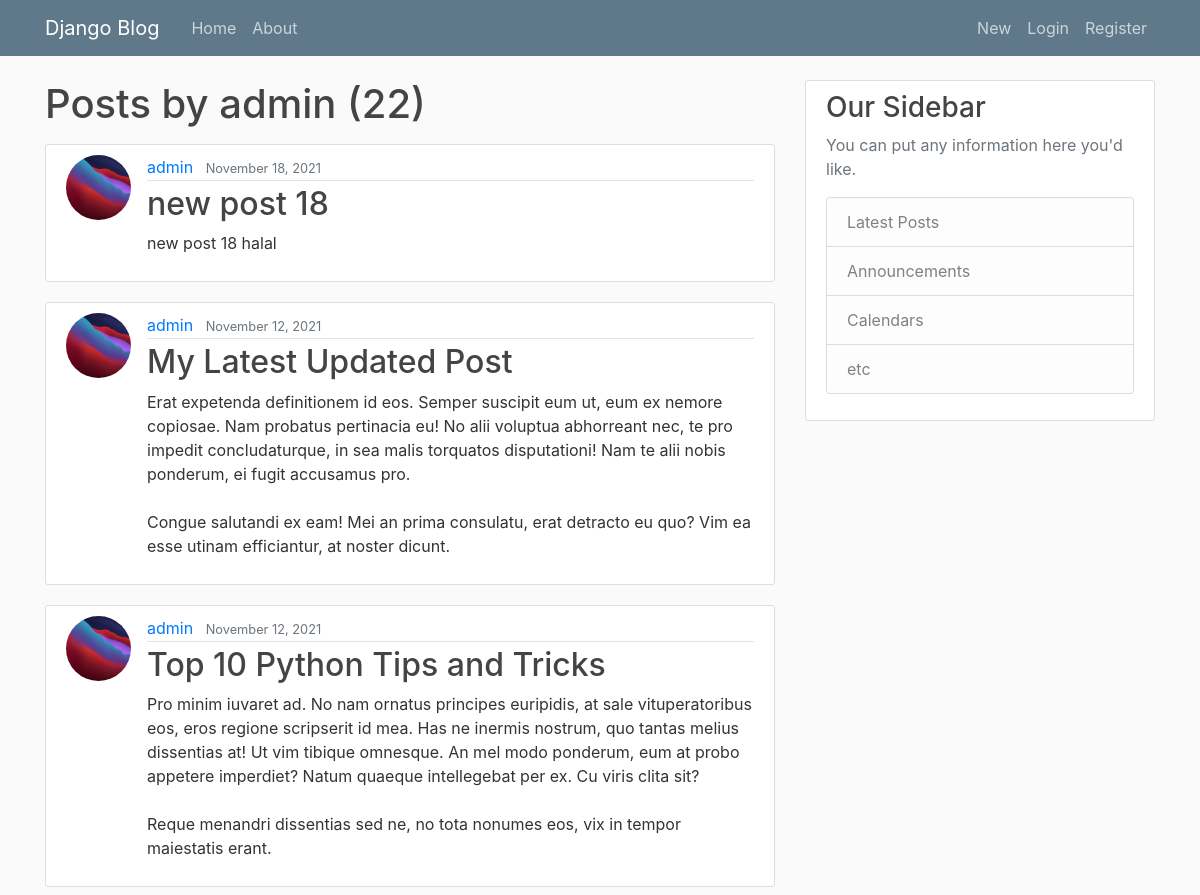
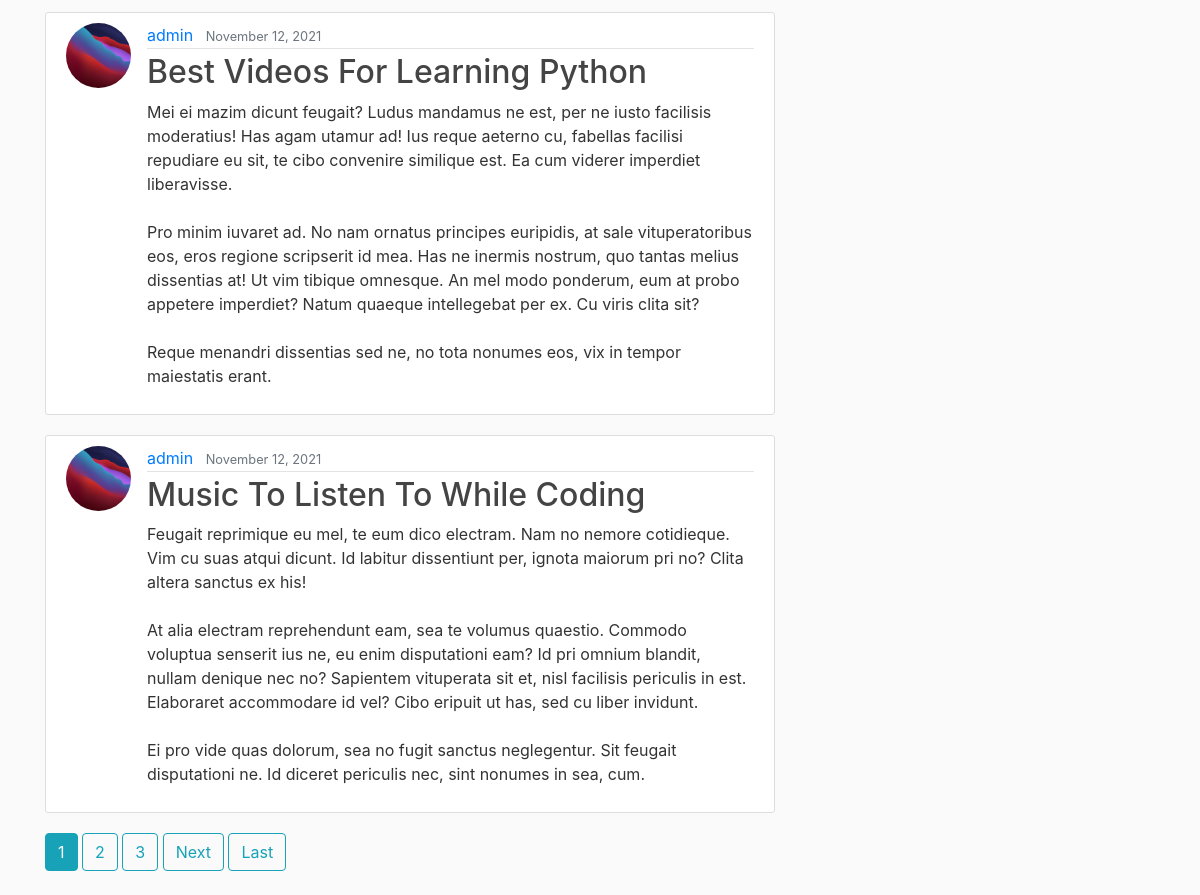
Screenshot of /user/admin with the database file from the repository (2 pictures, top to bottom).
### blog/models.py (models this page shows, shortened)
class Post(models.Model):
    title = models.CharField(max_length=100)
    content = models.TextField()
    date_posted = models.DateTimeField(default=timezone.now)
    author = models.ForeignKey(User, on_delete=models.CASCADE)

### users/models.py (models this page shows, shortened)
class Profile(models.Model):
    user = models.OneToOneField(User, on_delete=models.CASCADE)
    image = models.ImageField(default='default.jpg', upload_to='profile_pics')

### blog/views.py (the view)
# urls.py: path('user/<str:username>', UserPostListView.as_view(), name='user-posts'),
class UserPostListView(ListView):
    model = Post
    template_name = 'blog/user_posts.html'  # <app>/<model>_<viewtype>.html
    context_object_name = 'posts'
    paginate_by = 5
    def get_queryset(self):
        user = get_object_or_404(User, username=self.kwargs.get('username'))
        return Post.objects.filter(author=user).order_by('-date_posted')

### blog/templates/blog/user_posts.html (shortened to what this page needs)
{% extends "blog/base.html" %}
{% block content %}
    <h1 class="mb-3">Posts by {{ view.kwargs.username }} ({{ page_obj.paginator.count }})</h1>
    {% for post in posts %}
        <article class="media content-section">
          <img class="rounded-circle article-img" src="{{ post.author.profile.image.url }}">
          <div class="media-body">
            <div class="article-metadata">
              <a class="mr-2" href="{% url 'user-posts' post.author.username %}">{{ post.author }}</a>
              <small class="text-muted">{{ post.date_posted|date:"F d, Y" }}</small>
            </div>
            <h2><a class="article-title" href="{% url 'post-detail' post.id %}">{{ post.title }}</a></h2>
            <p class="article-content">{{ post.content }}</p>
          </div>
        </article>
    {% endfor %}
    {% if is_paginated %}
      {% for num in page_obj.paginator.page_range %}
        {% if page_obj.number == num %}
          <a class="btn btn-info mb-4" href="?page={{ num }}">{{ num }}</a>
        {% elif num > page_obj.number|add:'-3' and num < page_obj.number|add:'3' %}
          <a class="btn btn-outline-info mb-4" href="?page={{ num }}">{{ num }}</a>
        {% endif %}
      {% endfor %}
      {% if page_obj.has_next %}
        <a class="btn btn-outline-info mb-4" href="?page={{ page_obj.next_page_number }}">Next</a>
        <a class="btn btn-outline-info mb-4" href="?page={{ page_obj.paginator.num_pages }}">Last</a>
      {% endif %}
    {% endif %}
{% endblock content %}

### blog/templates/blog/base.html (shortened to what this page needs)
{% load static %}
<!DOCTYPE html>
<html>
<head>
    <link rel="stylesheet" href="https://maxcdn.bootstrapcdn.com/bootstrap/4.0.0/css/bootstrap.min.css">
    <link rel="stylesheet" type="text/css" href="{% static 'blog/main.css' %}">
</head>
<body>
    <header class="site-header">
      <nav class="navbar navbar-expand-md navbar-dark bg-steel fixed-top">
        <div class="container">
          <a class="navbar-brand mr-4" href="{% url 'blog-home' %}">Django Blog</a>
          <div class="collapse navbar-collapse" id="navbarToggle">
            <div class="navbar-nav mr-auto">
              <a class="nav-item nav-link" href="{% url 'blog-home' %}">Home</a>
              <a class="nav-item nav-link" href="{% url 'blog-about' %}">About</a>
            </div>
            <div class="navbar-nav">
                {% if user.is_authenticated %}
                  <a class="nav-item nav-link" href="{% url 'post-create' %}">New</a>
                  <a class="nav-item nav-link" href="{% url 'profile' %}">Profile</a>
                    <a class="nav-item nav-link" href="{% url 'logout' %}">Logout</a>
                {% else %}
                    <a class="nav-item nav-link" href="{% url 'post-create' %}">New</a>
                    <a class="nav-item nav-link" href="{% url 'login' %}">Login</a>
                    <a class="nav-item nav-link" href="{% url 'register' %}">Register</a>
                {% endif %}
            </div>
          </div>
        </div>
      </nav>
    </header>
    <main role="main" class="container">
      <div class="row">
        <div class="col-md-8">
          {% block content %}{% endblock %}
        </div>
        <div class="col-md-4">
          <div class="content-section">
            <h3>Our Sidebar</h3>
            <p class='text-muted'>You can put any information here you'd like.
              <ul class="list-group">
                <li class="list-group-item list-group-item-light">Latest Posts</li>
                <li class="list-group-item list-group-item-light">Announcements</li>
                <li class="list-group-item list-group-item-light">Calendars</li>
                <li class="list-group-item list-group-item-light">etc</li>
              </ul>
            </p>
          </div>
        </div>
      </div>
    </main>
</body>
</html>

### blog/static/blog/main.css (style rules this page uses)
body { background: #fafafa; color: #333333; margin-top: 5rem; }
h1, h2, h3, h4, h5, h6 { color: #444444; }
ul { margin: 0; }
.bg-steel { background-color: #5f788a; }
.site-header .navbar-nav .nav-link { color: #cbd5db; }
.content-section { background: #ffffff; padding: 10px 20px; border: 1px solid #dddddd; border-radius: 3px; margin-bottom: 20px; }
.article-title { color: #444444; }
.article-content { white-space: pre-line; }
.article-img { height: 65px; width: 65px; margin-right: 16px; }
.article-metadata { padding-bottom: 1px; margin-bottom: 4px; border-bottom: 1px solid #e3e3e3 }

### rows the page displays
Post: author.profile.image (picture), author "admin", date_posted "November 18, 2021", title "new post 18", content "new post 18 halal"
Post: author.profile.image (picture), author "admin", date_posted "November 12, 2021", title "My Latest Updated Post", content "Erat expetenda definitionem id eos. Semper suscipit eum ut, eum ex nemore copiosae. Nam probatus pertinacia eu! No alii voluptua abhorreant nec, te pro impedit concludaturque, in sea malis torquatos disputationi! Nam te alii nobis ponderum, ei fugit accusamus pro. Congue salutandi ex eam! Mei an prima consulatu, erat detracto eu quo? Vim ea esse utinam efficiantur, at noster dicunt."
Post: author.profile.image (picture), author "admin", date_posted "November 12, 2021", title "Top 10 Python Tips and Tricks", content "Pro minim iuvaret ad. No nam ornatus principes euripidis, at sale vituperatoribus eos, eros regione scripserit id mea. Has ne inermis nostrum, quo tantas melius dissentias at! Ut vim tibique omnesque. An mel modo ponderum, eum at probo appetere imperdiet? Natum quaeque intellegebat per ex. Cu viris clita sit? Reque menandri dissentias sed ne, no tota nonumes eos, vix in tempor maiestatis erant."
Post: author.profile.image (picture), author "admin", date_posted "November 12, 2021", title "Best Videos For Learning Python", content "Mei ei mazim dicunt feugait? Ludus mandamus ne est, per ne iusto facilisis moderatius! Has agam utamur ad! Ius reque aeterno cu, fabellas facilisi repudiare eu sit, te cibo convenire similique est. Ea cum viderer imperdiet liberavisse. Pro minim iuvaret ad. No nam ornatus principes euripidis, at sale vituperatoribus eos, eros regione scripserit id mea. Has ne inermis nostrum, quo tantas melius dissentias at! Ut vim tibique omnesque. An mel modo ponderum, eum at probo appetere imperdiet? Natum quaeque intellegebat per ex. Cu viris clita sit? Reque menandri dissentias sed ne, no tota nonumes eos, vix in tempor maiestatis erant."
Post: author.profile.image (picture), author "admin", date_posted "November 12, 2021", title "Music To Listen To While Coding", content "Feugait reprimique eu mel, te eum dico electram. Nam no nemore cotidieque. Vim cu suas atqui dicunt. Id labitur dissentiunt per, ignota maiorum pri no? Clita altera sanctus ex his! At alia electram reprehendunt eam, sea te volumus quaestio. Commodo voluptua senserit ius ne, eu enim disputationi eam? Id pri omnium blandit, nullam denique nec no? Sapientem vituperata sit et, nisl facilisis periculis in est. Elaboraret accommodare id vel? Cibo eripuit ut has, sed cu liber invidunt. Ei pro vide quas dolorum, sea no fugit sanctus neglegentur. Sit feugait disputationi ne. Id diceret periculis nec, sint nonumes in sea, cum."

### other values shown
{{ view.kwargs.username }} "admin"
{{ page_obj.paginator.count }} "22"
{{ num }} "1"
{{ num }} "2" "3"
